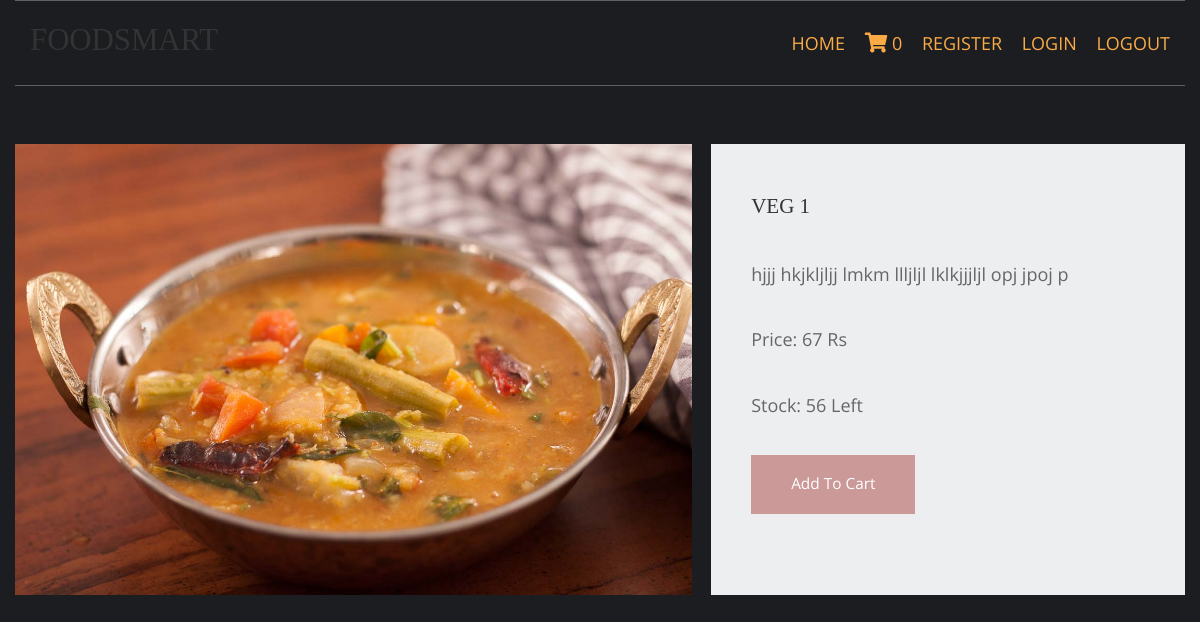
The app's page /vegetable-recipe/veg-1 with its own data.
### homepage/models.py (models this page shows, shortened)
class products(models.Model):
    name=models.CharField(max_length=100,unique=True)
    slug=models.SlugField(max_length=150,unique=True)
    image=models.ImageField(upload_to='picture')
    desc=models.TextField()
    stock=models.IntegerField()
    available=models.BooleanField()
    price=models.IntegerField()
    category=models.ForeignKey(categ,on_delete=models.CASCADE)

### homepage/views.py (the view)
# urls.py: path('<slug:c_slug>/<slug:product_slug>',views.prod_details,name='details'),
def prod_details(request,c_slug,product_slug):
    try:
        prod=products.objects.get(category__slug=c_slug,slug=product_slug)
    except Exception as e:
        raise e
    return render(request,'product.html',{'pr':prod})

### cart/context_processor.py (called while the page is built)
def count(request):
    item_count=0
    if 'admin' in request.path:
        return ()
    else:
        try:
            ct=cartlist.objects.filter(cart_id=c_id(request))
            cti=items.objects.all().filter(cart=ct[:1])
            for c in cti:
                item_count+=c.quan
        except cartlist.DoesNotExit:
            item_count=0
        return dict(itc=item_count)

### cart/views.py (called while the page is built)
def c_id(request):
    ct_id=request.session.session_key
    if not ct_id:
        ct_id=request.session.create()
    return ct_id

### template/product.html (shortened to what this page needs)
<!DOCTYPE html>
{% extends 'base.html' %}
{% load static %}
{% block content %}
<html lang="en">
<head>
    <link href="{% static 'product/fontawesome/css/all.min.css' %}" rel="stylesheet" />
    <link href="{% static 'product/css/templatemo-comparto.css' %}" rel="stylesheet" />
</head>
<body><br>
    <br>
        <section class="tm-mb-1" id="about">
            <div class="tm-row tm-about-row">
                <div class="tm-section-1-l">
                    <img src="{{pr.image.url}}" alt="About image" class="tm-img-responsive">
                </div>
                <article class="tm-section-1-r tm-bg-color-8">
                    <h2 class="tm-mb-2 tm-title-color">{{pr.name}}</h2>
                    <p>{{pr.desc}}</p>
                    <p>Price: {{pr.price}} Rs</p>
                    <p>Stock: {{pr.stock}} Left</p>
                    {% if pr.stock <= 0 %}
                    <h1 style="color:red">Sorry No Stock Left</h1>
                    {% else %}
                    <a href="{% url 'addcart' pr.id %}" class="tm-btn tm-btn-1 tm-link-to-services">Add To Cart</a>
                    {% endif %}
                </article>
            </div>
        </section>
</body>
</html>
{% endblock %}

### static/homepage/layout/styles/layout.css (style rules this page uses)
*, *::before, *::after { transition:all .3s ease-in-out; }
body { color:#A5A6AA; background-color:#1C1D21; }
a { color:#FBAB45; }

### static/product/css/templatemo-comparto.css (style rules this page uses)
*, *::before, *::after { box-sizing: border-box; outline: none; }
ul, h1, h2, h3, h4, p, figure { padding: 0; margin: 0; }
body { font-family: 'Open Sans', Arial, sans-serif; font-size: 18px; overflow-x: hidden; padding-left: 15px; padding-right: 15px; margin: 0; }
h2 { font-size: 1.5rem; }
a { transition: all 0.3s ease; text-decoration: none; }
p { color: #666; line-height: 1.7; margin-bottom: 35px; }
h1, h2, h3, h4, h5, h6 { color: #333; }
.tm-mb-1 { margin-bottom: 20px; }
.tm-mb-2 { margin-bottom: 40px; }
.tm-bg-color-8 { background-color: #EDEEEF; }
.tm-img-responsive { max-width: 100%; height: auto; }
.tm-section-1-l { width: 57.85%; margin-right: 1.65%; }
.tm-section-1-r { padding: 50px 40px; width: 40.5%; }
.tm-row { display: flex; }
.tm-btn { display: inline-block; padding: 15px 40px; font-size: 1.1rem; border: none; background-color: #CC9999; color: white; }
a { color: #666; }

### static/homepage/layout/styles/framework.css (style rules this page uses)
html { overflow-y:scroll; overflow-x:hidden; }
html, body { margin:0; padding:0; font-size:14px; line-height:1.6em; }
*, *::before, *::after { box-sizing:border-box; }
a { outline:none; text-decoration:none; }
img { width:auto; max-width:100%; height:auto; margin:0; padding:0; border:none; line-height:normal; vertical-align:middle; }
body, input, textarea, select { font-family:Verdana, Geneva, sans-serif; }
h1, h2, h3, h4, h5, h6, .heading { font-family:Georgia, "Times New Roman", Times, serif; }
::placeholder { opacity:1; }
h1, h2, h3, h4, h5, h6, .heading { margin:0 0 20px 0; font-size:1.4rem; line-height:normal; font-weight:normal; text-transform:uppercase; }
address, article, aside, figcaption, figure, footer, header, main, nav, section { display:block; margin:0; padding:0; }

### records on screen
products: image (picture), name "VEG 1", desc "hjjj hkjkljljj lmkm llljljl lklkjjjljl opj jpoj p", price "67", stock "56"

### other values on screen
{{ itc }} "0"
